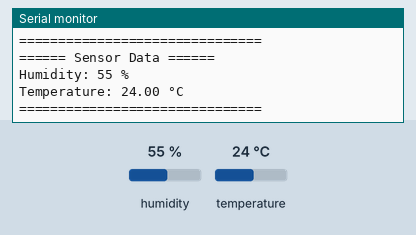
This program was run on a simulated Arduino Uno, built with avr-gcc and run on an emulated ATmega328P. Shown: the last lines printed to the serial monitor. Inputs (shaded band) come from the test bench; at power-on: humidity 55 %, temperature 24 °C.

Above: at 10.8 s.
10.9 s: humidity set to 22 %
At 20.7 s:
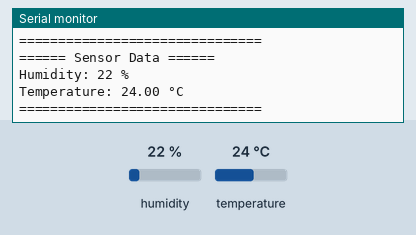
20.9 s: temperature set to 12 °C
At 30.7 s:
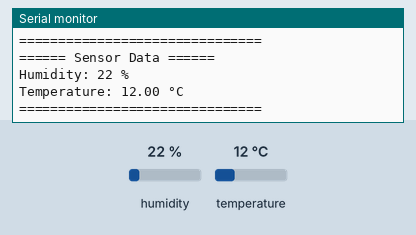
30.9 s: humidity set to 40 %
At 41.1 s:
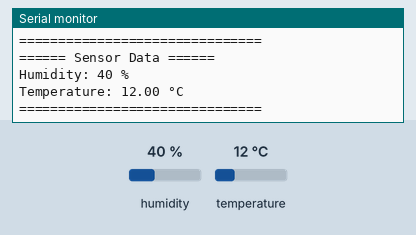
Timing chart, 0 to 42.6 s (numbered marks = the images above; inputs shaded):
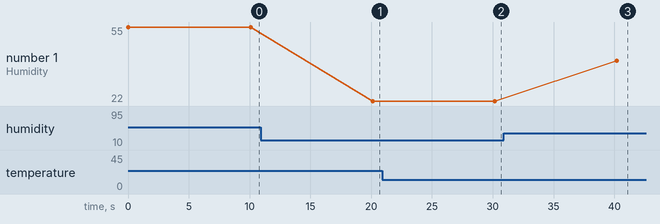

The program:

main.cpp
```cpp
#include <Arduino.h>
#include "DHT.h"

#define DHTPIN 8

DHT dht(DHTPIN, DHT22);

int humidity;
float temperatureDHT;

void setup() {
  Serial.begin(9600);
  dht.begin();
}

void loop() {
  humidity = dht.readHumidity();
  temperatureDHT = dht.readTemperature();

  if (isnan(humidity)) {
    Serial.println("Data reading error!");
  } else {
    Serial.println("====== Sensor Data ======");
    Serial.print("Humidity: ");
    Serial.print(humidity);
    Serial.println(" %");
    Serial.print("Temperature: ");
    Serial.print(temperatureDHT);
    Serial.println(" °C");
    Serial.println("===============================");
  }

  delay(10000);
}
```

Measured:
- after the input at 10.9 s, the serial monitor: prints a new line after 9.2 s (image 1)
- after the input at 20.9 s, the serial monitor: prints a new line after 9.3 s (image 2)
- after the input at 30.9 s, the serial monitor: prints a new line after 9.3 s (image 3)
- plotted number 1: 55 → 22 after the input at 10.9 s, 22 → 40 after the input at 30.9 s
